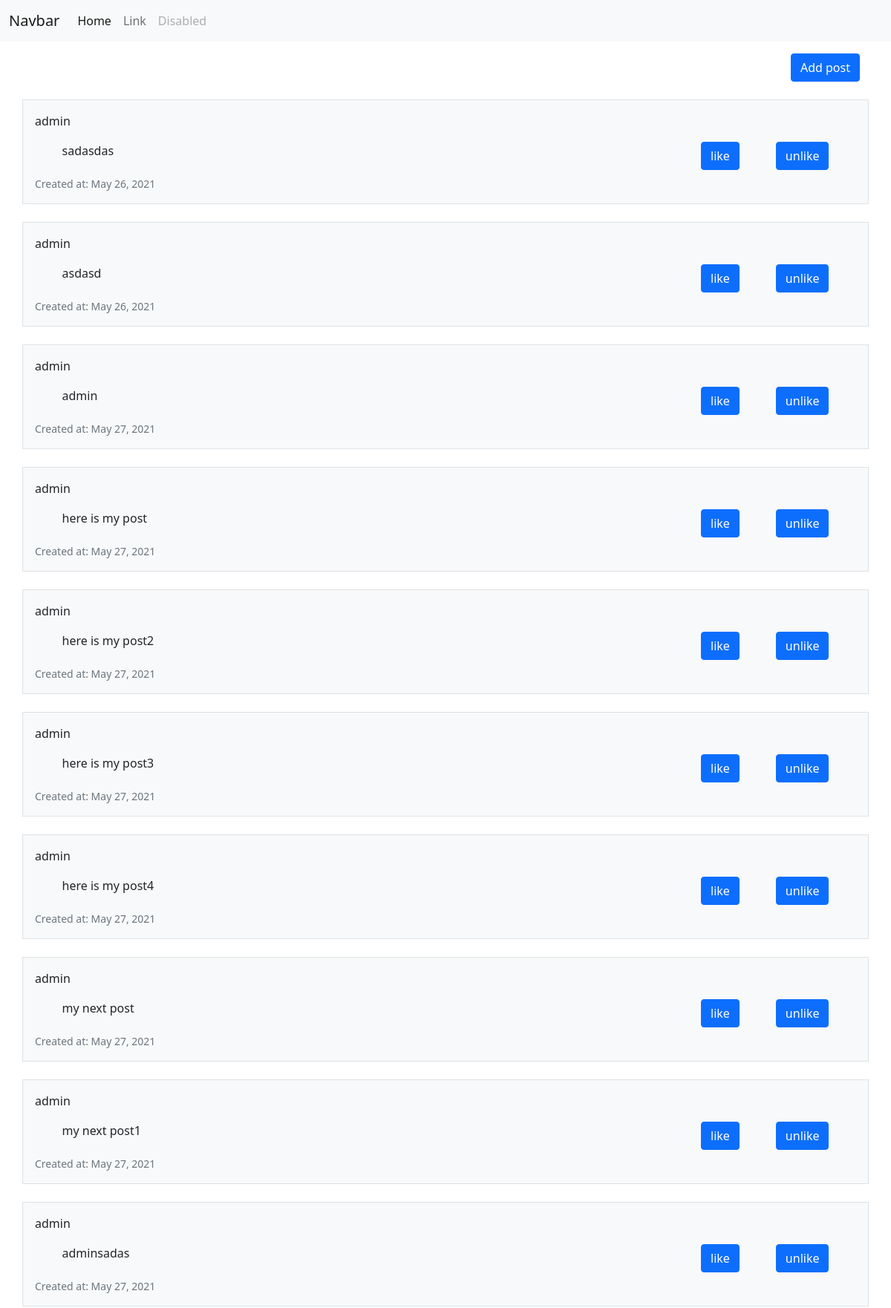
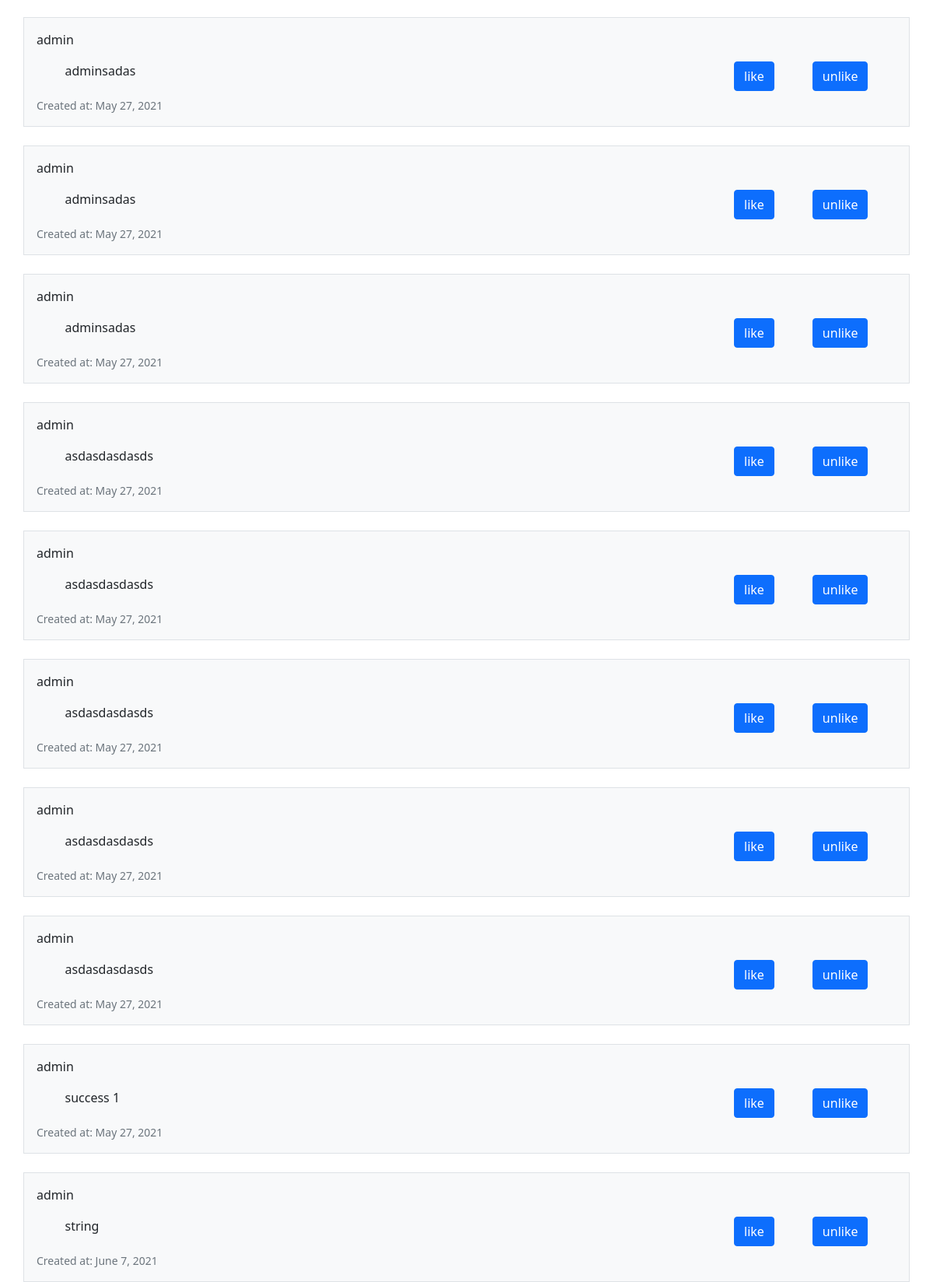
The page / on the database its author committed (2 pictures, top to bottom).
### main/models.py (models this page shows, shortened)
class Post(models.Model):
    user =models.ForeignKey(USER_MODEL,verbose_name='User',on_delete=models.CASCADE,db_index=True)
    my_post = models.CharField('Post',max_length = 500)
    likes = models.PositiveIntegerField(verbose_name='Like count',default=0)
    created_at = models.DateField(auto_now_add=True)
    class Meta:
        verbose_name = 'Post'
        verbose_name_plural = 'Posts'

### main/views.py (the view)
# urls.py: path('', MainPageView.as_view(), name='home'),
class MainPageView(TemplateView):
    template_name = 'index.html'
    permission_classes = [permissions.IsAuthenticated]
    def get_context_data(self, *args, **kwargs):
        context = super().get_context_data(*args, **kwargs)
        posts = Post.objects.all()
        context['posts']= posts
        return context

### main/api/views.py (called while the page is built)
    def __call__(self, request):
        response = self.get_response(request)
        if request.user.is_authenticated:
            user = USER_MODEL.objects.filter(pk=request.user.pk).last()
            UsersLastRequest.objects.create(user=user,last_request=now())
        return response

### main/templates/index.html (shortened to what this page needs)
{% extends 'base.html' %}
{% load static %}
{% block css %}
<link rel="stylesheet" href="{% static 'css/index.css' %}">
{% endblock %}
{% block content %}
<div class="container mt-3">
    <div class="d-flex justify-content-end">
        <a href="{% url 'add' %}"  type="button" class="btn btn-primary">Add post</a>
    </div>
</div>
{% for post in posts %}
<div class="container d-flex flex-column bg-light mt-4 border p-3">
    <span class="pb-3" >{{post.user.username}}</span>
    <div class="container d-flex justify-content-around w-100">
        <span class="w-75 ml-5">{{post.my_post}}</span>
        <form action="{% url 'like' post.pk %}" method="POST">
        <div class="d-flex justify-content-around w-25">
            <button type="submit" name='post_id' value="{{post.id}}" class="btn btn-primary" >like</button>
        </div>
        </form>
        <form action="{% url 'unlike' post.pk %}" method="POST">
        <div class="d-flex justify-content-around w-25">
            <button type="submit" name='post_id' value="{{post.id}}" class="btn btn-primary" >unlike</button>
        </div>
        </form>
    </div>
    <small class="text-muted pt-2">Created at: {{post.created_at}}</small>
</div>
{% endfor %}
{% endblock %}

### main/templates/base.html (shortened to what this page needs)
<!DOCTYPE html>
{% load static %}
<html lang="en">
<head>
    <link href="https://cdn.jsdelivr.net/npm/bootstrap@5.0.1/dist/css/bootstrap.min.css" rel="stylesheet"
>
    {% block css %}
    {% endblock %}
</head>
<body>
    {% include 'includes/navbar.html' %}
    {% block content %}
    {% endblock %}
</body>
</html>

### main/templates/includes/navbar.html (shortened to what this page needs)
<nav class="navbar navbar-expand-lg navbar-light bg-light">
    <div class="container-fluid">
      <a class="navbar-brand" href="#">Navbar</a>
      <div class="collapse navbar-collapse" id="navbarTogglerDemo03">
        <ul class="navbar-nav me-auto mb-2 mb-lg-0">
          <li class="nav-item">
            <a class="nav-link active" aria-current="page" href="#">Home</a>
          </li>
          <li class="nav-item">
            <a class="nav-link" href="#">Link</a>
          </li>
          <li class="nav-item">
            <a class="nav-link disabled" href="#" tabindex="-1" aria-disabled="true">Disabled</a>
          </li>
        </ul>
      </div>
    </div>
  </nav>

### static/css/index.css (style rules this page uses)
a { text-decoration: none; }

### rows shown on the page
Post: user.username "admin", my_post "sadasdas", {{ post.id }} 1 (drawn), created_at "May 26, 2021"
Post: user.username "admin", my_post "asdasd", {{ post.id }} 2 (drawn), created_at "May 26, 2021"
Post: user.username "admin", my_post "admin", {{ post.id }} 3 (drawn), created_at "May 27, 2021"
Post: user.username "admin", my_post "here is my post", {{ post.id }} 4 (drawn), created_at "May 27, 2021"
Post: user.username "admin", my_post "here is my post2", {{ post.id }} 5 (drawn), created_at "May 27, 2021"
Post: user.username "admin", my_post "here is my post3", {{ post.id }} 6 (drawn), created_at "May 27, 2021"
Post: user.username "admin", my_post "here is my post4", {{ post.id }} 7 (drawn), created_at "May 27, 2021"
Post: user.username "admin", my_post "my next post", {{ post.id }} 8 (drawn), created_at "May 27, 2021"
Post: user.username "admin", my_post "my next post1", {{ post.id }} 9 (drawn), created_at "May 27, 2021"
Post: user.username "admin", my_post "adminsadas", {{ post.id }} 10 (drawn), created_at "May 27, 2021"
Post: user.username "admin", my_post "adminsadas", {{ post.id }} 11 (drawn), created_at "May 27, 2021"
Post: user.username "admin", my_post "adminsadas", {{ post.id }} 12 (drawn), created_at "May 27, 2021"
Post: user.username "admin", my_post "adminsadas", {{ post.id }} 13 (drawn), created_at "May 27, 2021"
Post: user.username "admin", my_post "asdasdasdasds", {{ post.id }} 14 (drawn), created_at "May 27, 2021"
Post: user.username "admin", my_post "asdasdasdasds", {{ post.id }} 15 (drawn), created_at "May 27, 2021"
Post: user.username "admin", my_post "asdasdasdasds", {{ post.id }} 16 (drawn), created_at "May 27, 2021"
Post: user.username "admin", my_post "asdasdasdasds", {{ post.id }} 17 (drawn), created_at "May 27, 2021"
Post: user.username "admin", my_post "asdasdasdasds", {{ post.id }} 18 (drawn), created_at "May 27, 2021"
Post: user.username "admin", my_post "success 1", {{ post.id }} 19 (drawn), created_at "May 27, 2021"
Post: user.username "admin", my_post "string", {{ post.id }} 20 (drawn), created_at "June 7, 2021"
